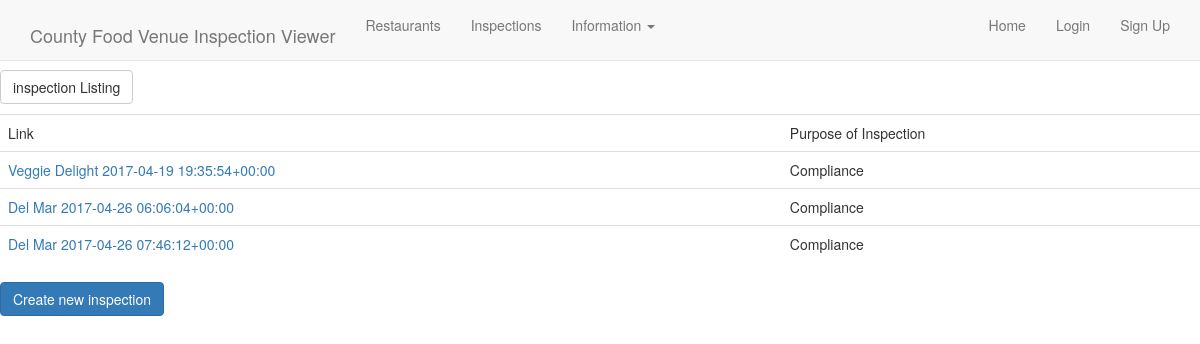
/fvi/fvi/inspection/, run on the app's committed database.
### fvi/models.py (models this page shows, shortened)
class inspection(models.Model):
    PURPOSE_OPTIONS = (
        ('C', 'Compliance'),
        ('R', 'Routine'),
        ('F', 'Field Investigation'),
        ('V', 'Visit'),
        ('O', 'Other'),
    )
    id = models.IntegerField(primary_key=True)
    timeIn = models.DateTimeField()
    timeOut = models.DateTimeField()
    purposeOfInspection = models.CharField(max_length=1, choices=PURPOSE_OPTIONS)
    employeeUsername = models.ForeignKey(settings.AUTH_USER_MODEL, )
    restaurantId = models.ForeignKey('fvi.restaurant', )
    class Meta:
        ordering = ('-pk',)
    objects = inspectionManager()
    def __str__(self):
        return "%s %s" % (self.restaurantId.name, str(self.timeIn))
    def get_absolute_url(self):
        return reverse('fvi_inspection_detail', args=(self.pk,))
    class Meta:
        permissions=(("create_inspection","can create inspetions"),
                     ("view_inspection","can view inspections"),
                     ("update_inspection","cann update inspections"))

class restaurant(models.Model):
    RISK_TYPES = (
        ('L', 'Low'),
        ('M', 'Medium'),
        ('H', 'High'),
    )
    RESTAURANT_TYPES = (
        ('B', 'Buffet'),
        ('F', 'Fast Food'),
        ('S', 'Small Shop'),
    )
    id = models.IntegerField(primary_key=True)
    name = models.TextField(max_length=100)
    address = models.TextField(max_length=100)
    owner = models.CharField(max_length=30)
    licensePermit = models.IntegerField()
    restaurantType = models.CharField(max_length=1, choices=RESTAURANT_TYPES)
    riskType = models.CharField(max_length=1, choices=RISK_TYPES)
    class Meta:
        ordering = ('-pk',)

### fvi/views.py (the view)
class inspectionListView(ListView):
    model = inspection

### fvi/templates/fvi/inspection_list.html
{% extends "base.html" %}
{% load static %}
{% block content %}
<p><a class="btn btn-default" href="{% url 'fvi_inspection_list' %}">inspection Listing</a></p>
<table class="table">
<tr>
    <td>Link</td>
    <td>Purpose of Inspection</td>
</tr>
{% for object in object_list %}
<tr>
    <td><a href="{{object.get_absolute_url}}">{{object}}</a></td>
    <td>{% if object.purposeOfInspection == "C" %}
    Compliance
{% elif object.purposeOfInspection == "R" %}
    Compliance
{% elif object.purposeOfInspection == "V" %}
    Field Investigation
{% elif object.purposeOfInspection == "F" %}
    Visit
{% elif object.purposeOfInspection == "O" %}
    Other
{% endif %}</td>
</tr>
{% endfor %}
</table><a class="btn btn-primary" href="{% url 'fvi_inspection_create' %}">Create new inspection</a>
{% endblock %}

### data on the page
inspection: restaurantId+timeIn "Veggie Delight 2017-04-19 19:35:54+00:00", purposeOfInspection "Compliance"
inspection: restaurantId+timeIn "Del Mar 2017-04-26 06:06:04+00:00", purposeOfInspection "Compliance"
inspection: restaurantId+timeIn "Del Mar 2017-04-26 07:46:12+00:00", purposeOfInspection "Compliance"
